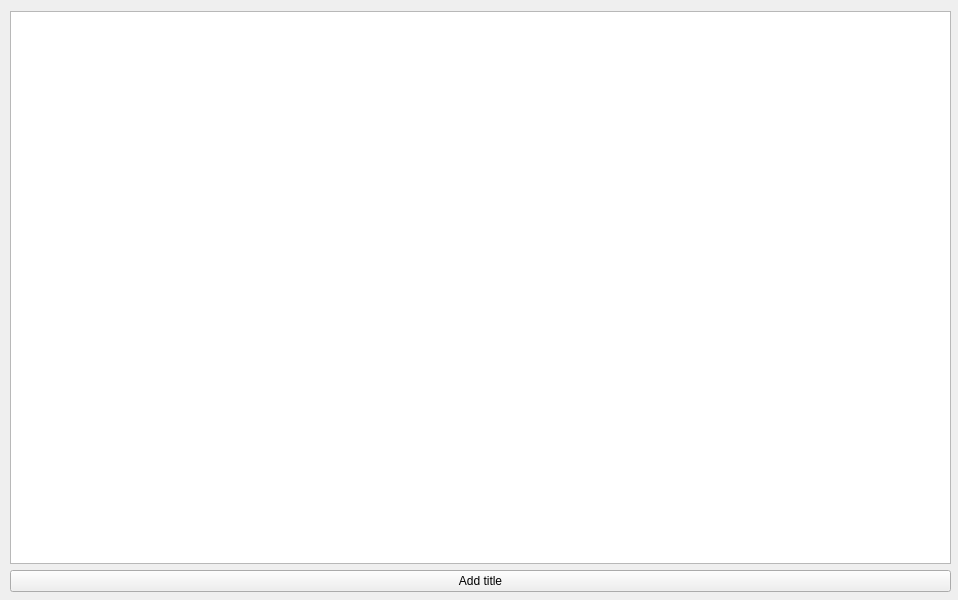
<?xml version="1.0" encoding="UTF-8"?>
<ui version="4.0">
 <class>MainWindow</class>
 <widget class="QMainWindow" name="MainWindow">
  <property name="geometry">
   <rect>
    <x>0</x>
    <y>0</y>
    <width>958</width>
    <height>600</height>
   </rect>
  </property>
  <property name="windowTitle">
   <string>MainWindow</string>
  </property>
  <widget class="QWidget" name="centralwidget">
   <widget class="QWidget" name="">
    <property name="geometry">
     <rect>
      <x>10</x>
      <y>11</y>
      <width>941</width>
      <height>581</height>
     </rect>
    </property>
    <layout class="QVBoxLayout" name="verticalLayout">
     <item>
      <widget class="QTableView" name="tableView"/>
     </item>
     <item>
      <widget class="QPushButton" name="Add_title">
       <property name="text">
        <string>Add title</string>
       </property>
      </widget>
     </item>
    </layout>
   </widget>
  </widget>
 </widget>
 <resources/>
 <connections/>
</ui>
